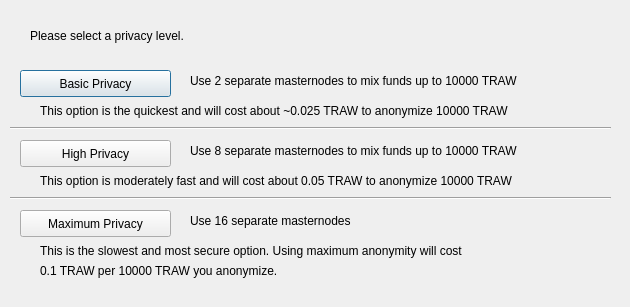
<?xml version="1.0" encoding="UTF-8"?>
<ui version="4.0">
 <class>ObfuscationConfig</class>
 <widget class="QDialog" name="ObfuscationConfig">
  <property name="geometry">
   <rect>
    <x>0</x>
    <y>0</y>
    <width>630</width>
    <height>307</height>
   </rect>
  </property>
  <property name="windowTitle">
   <string>Configure Obfuscation</string>
  </property>
  <widget class="QPushButton" name="buttonBasic">
   <property name="geometry">
    <rect>
     <x>20</x>
     <y>70</y>
     <width>151</width>
     <height>27</height>
    </rect>
   </property>
   <property name="text">
    <string>Basic Privacy</string>
   </property>
  </widget>
  <widget class="QPushButton" name="buttonHigh">
   <property name="geometry">
    <rect>
     <x>20</x>
     <y>140</y>
     <width>151</width>
     <height>27</height>
    </rect>
   </property>
   <property name="text">
    <string>High Privacy</string>
   </property>
  </widget>
  <widget class="QPushButton" name="buttonMax">
   <property name="geometry">
    <rect>
     <x>20</x>
     <y>210</y>
     <width>151</width>
     <height>27</height>
    </rect>
   </property>
   <property name="text">
    <string>Maximum Privacy</string>
   </property>
  </widget>
  <widget class="QLabel" name="label">
   <property name="geometry">
    <rect>
     <x>30</x>
     <y>20</y>
     <width>571</width>
     <height>31</height>
    </rect>
   </property>
   <property name="text">
    <string>Please select a privacy level.</string>
   </property>
  </widget>
  <widget class="QLabel" name="label_2">
   <property name="geometry">
    <rect>
     <x>190</x>
     <y>70</y>
     <width>421</width>
     <height>21</height>
    </rect>
   </property>
   <property name="text">
    <string>Use 2 separate masternodes to mix funds up to 10000 TRAW</string>
   </property>
  </widget>
  <widget class="QLabel" name="label_3">
   <property name="geometry">
    <rect>
     <x>190</x>
     <y>140</y>
     <width>411</width>
     <height>21</height>
    </rect>
   </property>
   <property name="text">
    <string>Use 8 separate masternodes to mix funds up to 10000 TRAW</string>
   </property>
  </widget>
  <widget class="QLabel" name="label_4">
   <property name="geometry">
    <rect>
     <x>190</x>
     <y>210</y>
     <width>421</width>
     <height>21</height>
    </rect>
   </property>
   <property name="text">
    <string>Use 16 separate masternodes</string>
   </property>
  </widget>
  <widget class="QLabel" name="label_6">
   <property name="geometry">
    <rect>
     <x>40</x>
     <y>100</y>
     <width>561</width>
     <height>21</height>
    </rect>
   </property>
   <property name="text">
    <string>This option is the quickest and will cost about ~0.025 TRAW to anonymize 10000 TRAW</string>
   </property>
  </widget>
  <widget class="QLabel" name="label_7">
   <property name="geometry">
    <rect>
     <x>40</x>
     <y>170</y>
     <width>561</width>
     <height>21</height>
    </rect>
   </property>
   <property name="text">
    <string>This option is moderately fast and will cost about 0.05 TRAW to anonymize 10000 TRAW</string>
   </property>
  </widget>
  <widget class="QLabel" name="label_8">
   <property name="geometry">
    <rect>
     <x>40</x>
     <y>240</y>
     <width>561</width>
     <height>21</height>
    </rect>
   </property>
   <property name="text">
    <string>This is the slowest and most secure option. Using maximum anonymity will cost</string>
   </property>
  </widget>
  <widget class="QLabel" name="label_9">
   <property name="geometry">
    <rect>
     <x>40</x>
     <y>260</y>
     <width>561</width>
     <height>21</height>
    </rect>
   </property>
   <property name="text">
    <string>0.1 TRAW per 10000 TRAW you anonymize.</string>
   </property>
  </widget>
  <widget class="Line" name="line">
   <property name="geometry">
    <rect>
     <x>10</x>
     <y>120</y>
     <width>601</width>
     <height>16</height>
    </rect>
   </property>
   <property name="orientation">
    <enum>Qt::Horizontal</enum>
   </property>
  </widget>
  <widget class="Line" name="line_2">
   <property name="geometry">
    <rect>
     <x>10</x>
     <y>190</y>
     <width>601</width>
     <height>16</height>
    </rect>
   </property>
   <property name="orientation">
    <enum>Qt::Horizontal</enum>
   </property>
  </widget>
 </widget>
 <resources/>
 <connections/>
</ui>
